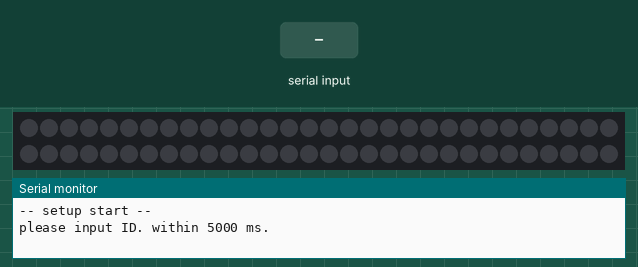
Recording of a sketch running on a simulated Arduino Mega 2560, built with avr-gcc and run on an emulated ATmega2560. On the bench: 60 RGB LEDs in strip order, left to right, continuing on the next row, the last lines printed to the serial monitor. The inputs (shaded band) are chosen by the test bench. EEPROM starts erased.

Above: at 1.8 s.
1.9 s: "90,45\n" received over Serial
At 2.8 s:
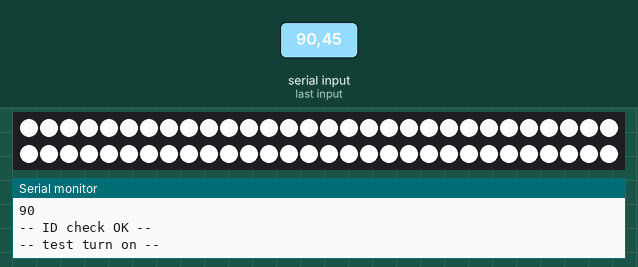
Timing chart, 0 to 4.9 s (numbered marks = the images above; inputs shaded):
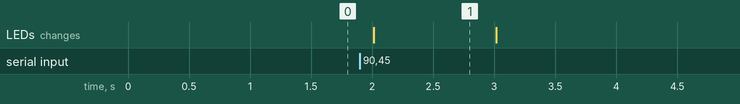

Measured:
- after the input at 1.9 s, the LEDs: change after 0.12 s (image 1)
- what the display in image 1 shows lasts 1.0 s, from 2.0 s to 3.0 s

The sketch:

type03_simple_firmware.ino
```cpp
/* program name: type3_test                             */
/* author:  Katsuhiro MORISHITA                         */
/* purpose: 自律制御や時刻同期を諦めたバージョン              */
/* create:  2015-01-03                                  */
/* license:  MIT                                        */
/* format 1: header_v2, R, G, B, index                  */
#include <AltSoftSerial.h>
#include <Adafruit_NeoPixel.h>
#include <EEPROM.h>

#define PLATFORM_IS_UNO
//#define PLATFORM_IS_MEGA

/** global variabls　part1 **********************/
// header
const char header_v2 = 0x3f;

// serial LED setup
const int NUMPIXELS = 60;
const int IO_PIN = 6;
Adafruit_NeoPixel pixels = Adafruit_NeoPixel(NUMPIXELS, IO_PIN, NEO_GRB + NEO_KHZ800);
const float briteness_max_for_all_on = 1.0f;

// own address
const int id_init = -1;
int my_id = id_init;

// other
boolean mode_auto = true;

// com
#ifdef PLATFORM_IS_UNO
AltSoftSerial _xbee_serial(8,9); // port is fixed on 8 & 9 at UNO.
#endif

long usbserial_baudrate = 57600;
long xbee_baudrate = 38400;
Stream *xbee;


/** class *************************************/
// timeout check class
class TimeOut
{
private:
  long timeout_time;

public:
  // set timeout time width
  void set_timeout(long timeout)
  {
    this->timeout_time = millis() + timeout;
  }
  // timeout check, true: timeout
  boolean is_timeout()
  {
    if(millis() > this->timeout_time)
      return true;
    else
      return false;
  }
  // constructer
  TimeOut()
  {
    this->timeout_time = 0l;
  }
};


class Colormap
{
private:
  double StartH;
  double EndH;
  double S;
  double V;
  boolean Reverse;
  void GenerateColorMap(int start, int end, double saturation, double brightness)
  {
    if (start > end)
    {
      this->Reverse = true;
      this->StartH = end % 360;
      this->EndH = start % 360;
    }
    else
    {
      this->Reverse = false;
      this->StartH = start % 360;
      this->EndH = end % 360;
    }

    if (saturation > 100) {
      this->S = 100;
    }
    else if (saturation < 0) {
      this->S = 0;
    }
    else {
      this->S = saturation;
    }

    if (brightness > 100) {
      this->V = 100;
    }
    else if (brightness < 0) {
      this->V = 0;
    }
    else {
      this->V = brightness;
    }
  }
  void ConvertHSVtoRGB(double _h, double _s, double _v, int* _r, int* _g, int* _b)
  {
    _s = _s / 100;
    _v = _v / 100;
    _h = (int)_h % 360;

    if (_s == 0.0)      //Gray
    {
      int rgb = (int)((double)(_v * 255));

      *_r = (int)(rgb);
      *_g = (int)(rgb);
      *_b = (int)(rgb);
    }
    else
    {
      int Hi = (int)((int)(_h / 60.0) % 6);
      double f = (_h / 60.0) - Hi;

      double p = _v * ( 1 - _s);
      double q = _v * (1 - f * _s);
      double t = _v * (1 - (1 - f) * _s);

      double r = 0.0;
      double g = 0.0;
      double b = 0.0;

      switch (Hi)
      {
      case 0:
        r = _v;
        g = t;
        b = p;
        break;

      case 1:
        r = q;
        g = _v;
        b = p;
        break;

      case 2:
        r = p;
        g = _v;
        b = t;
        break;

      case 3:
        r = p;
        g = q;
        b = _v;
        break;

      case 4:
        r = t;
        g = p;
        b = _v;
        break;

      case 5:
        r = _v;
        g = p;
        b = q;
        break;

      default:
        r = 0;
        g = 0;
        b = 0;
        break;
      }

      *_r = (int)(r * 255);
      *_g = (int)(g * 255);
      *_b = (int)(b * 255);
    }
    return;
  }
public:
  Colormap()
  {
    this->GenerateColorMap(240.0, 0, 100.0, 100.0);
  }
  void GetColor(double value, int* r, int* g, int* b)
  {
    if(value > 1.0) value = 1.0;
    if(value < 0.0) value = 0.0;
    if (this->Reverse == true)
    {
      value = 1.0 - value;
    }
    return this->ConvertHSVtoRGB(((this->EndH - this->StartH) * value) + this->StartH, this->S, this->V, r, g, b);
  }
};


/** global variabls part 2 **********************/
Colormap colmap;


/** general functions ***************************/

// IDを受信する
// IDは文字列で受信する。
// 例："1234"
int recieve_id(Stream *_port)
{
  TimeOut to;
  int id = id_init;
  //Stream *_port = &port;

  long wait_time_ms = 5000l;
  _port->print("please input ID. within ");
  _port->print(wait_time_ms);
  _port->println(" ms.");

  to.set_timeout(wait_time_ms);
  _port->flush();
  while(to.is_timeout() == false)
  {
    if(_port->available())
    {
      int c = _port->read();
      //_port->print("r: ");
      //_port->println(c);
      if (c == 0x0a || c == 0x0d)
        break;
      if (c < '0' || c > '9')
      {
        _port->print("-- Error: non number char was received --");
        break;
      }
      if (id == id_init)
        id = 0;
      to.set_timeout(50);            // 一度受信が始まったらタイムアウトを短くして、処理時間を短縮する
      id = id * 10 + (c - '0');
      if(id >= 3200)                 // 3200以上の数値を10倍するとint型の最大値を超える可能性がある.負数は無視。
        break;
    }
  }
  if(id != id_init)
    _port->print("-- ID was received --");
  //_port->print("r ID: ");
  //_port->println(id);
  return id;
}


// LED control
// 全てのLEDを単色に光らせる
void light(int r, int g, int b)
{
  r = (int)(briteness_max_for_all_on * (float)r);
  g = (int)(briteness_max_for_all_on * (float)g);
  b = (int)(briteness_max_for_all_on * (float)b);
  for(int i = 0; i < NUMPIXELS; i++){
    pixels.setPixelColor(i, pixels.Color(r, g, b));
  }
  pixels.show();
  return;
}


// recieve light pattern v2
// return: char, 1: 再度呼び出しが必要
char receive_light_pattern_v2(Stream *port)
{
  char ans = 2;
  int my_index = my_id;
  TimeOut to;
  int index = 0;
  int _pwm_red = 0;
  int _pwm_green = 0;
  int _pwm_blue = 0;

  Serial.println("-- p2 --");
  to.set_timeout(20);
  while(to.is_timeout() == false)
  {
    if(port->available())
    {
      int c = port->read();
      //Serial.println(c);
      index += 1;
      if(c == header_v2)
      {
        //Serial.println("fuga");
        ans = 1;
        break;                    // 再帰は避けたい
      }
      if((c & 0x80) == 0)         // プロトコルの仕様上、ありえないコードを受信
      {
        //Serial.println("hoge");
        ans = 2;
        break;                    // エラーを通知して、関数を抜ける
      }
      c = c & 0x7f;               // 最上位ビットにマスク
      to.set_timeout(20);
      if(index == 1)
      {
        _pwm_red = c;
      }
      else if(index == 2)
      {
        _pwm_green = c;
      }
      else if(index == 3)
      {
        _pwm_blue = c;
      }
      else // 点灯するかどうかの判断
      {
        if (c == my_index)
        {
          _pwm_red = _pwm_red << 1;
          _pwm_green = _pwm_green << 1;
          _pwm_blue = _pwm_blue << 1;
          light(_pwm_red, _pwm_green, _pwm_blue);
          ans = 0;
          break;
        }
      }
    }
  }
  //if(to.is_timeout() == true)
  //  Serial.println("time out.");
  return ans;
}


// setup
void setup()
{
  // serial LED setup
  pixels.begin(); // This initializes the NeoPixel library.

  // serial com setting
  Serial.begin(usbserial_baudrate);
  delay(1000);
  Serial.println("-- setup start --");

#ifdef PLATFORM_IS_UNO
  _xbee_serial.begin(xbee_baudrate);
  xbee = &_xbee_serial;
#else
  Serial1.begin(xbee_baudrate);
  xbee = &Serial1;
#endif

  // get ID
  int _id = recieve_id(&Serial);
  if(_id >= 0 && _id != id_init)
  {
    my_id = _id;
    Serial.println("-- write id to EEPROM --");
    byte v_h = (byte)((my_id & 0xff00) >> 8);
    EEPROM.write(0, v_h);
    Serial.println(v_h);
    byte v_l = (byte)(my_id & 0x00ff);
    EEPROM.write(1, v_l);
    Serial.println(v_l);
    int parity = (int)v_h ^ (int)v_l;
    EEPROM.write(2, (byte)parity);
    Serial.println(parity);
    delay(100);
  }
  else
  {
    Serial.println("-- read id from EEPROM --");
    byte v_h = EEPROM.read(0);
    byte v_l = EEPROM.read(1);
    byte v_p = EEPROM.read(2);
    Serial.println(v_h);
    Serial.println(v_l);
    Serial.println(v_p);
    int parity = (int)v_h ^ (int)v_l;
    if(parity == v_p)
      my_id = (int)v_h * 256 + (int)v_l;
    else
      Serial.println("-- parity is not match --");
  }
  Serial.println("-- my ID --");
  Serial.println(my_id);

  // ID check
  if(my_id == id_init)
  {
    Serial.println("-- ID error --");
    Serial.println("-- program end --");
    for(;;);
  }
  Serial.println("-- ID check OK --");

  // light test pattern
  Serial.println("-- test turn on --");
  int level = 255;
  light(level, level, level);
  delay(1000);
  //while(1);
  light(0, 0, 0);

  Serial.println("-- setup end --");
  Serial.println("-- stand-by --");
}


// loop
void loop()
{
  if(xbee->available())
  {
    int c = xbee->read();
    Serial.println(c);
    if((char)c == header_v2)
    {
      //light(100, 100, 100);
      while(1)
      {
        char ans = receive_light_pattern_v2(xbee);
        if(ans != 1)
          break;
      }
    }
    Serial.flush();
  }
}
```
